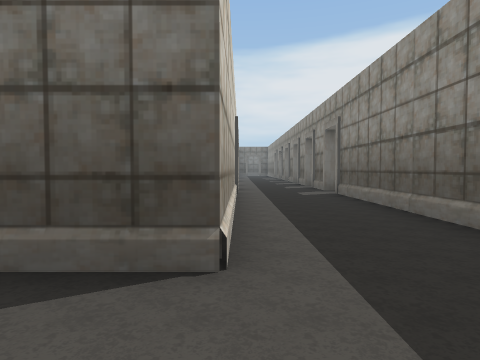
view 1 (above)

24 first-person views from a walk through a Unity game level. The camera is 1.3 m above the floor, tilts 2° down and sees 75° across. The floor is counted in squares, 2 m on a side. Each view is taken from the middle of a square. On the plan, view 1 faces up. The plan holds only what a view shows up to about 10 squares ahead; the rest is blank. The place goes on beyond the plan. The player is left out.

view 2
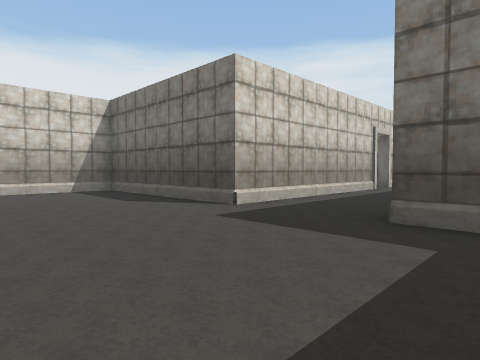

view 3
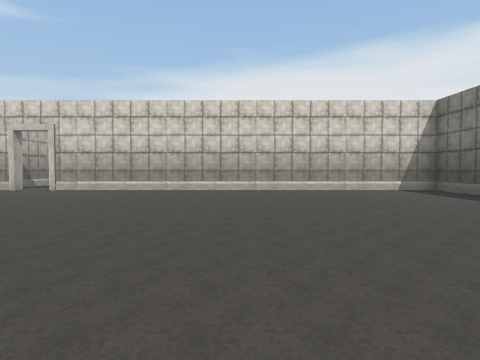

view 4
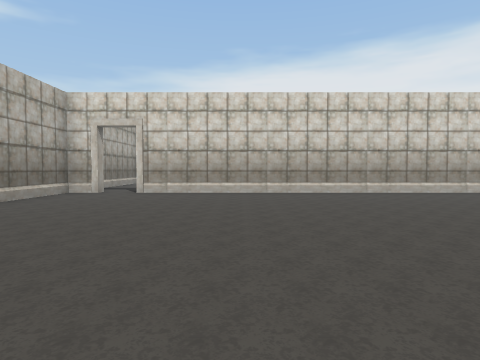

view 5
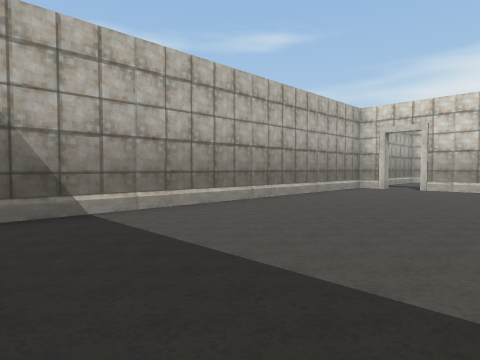

view 6
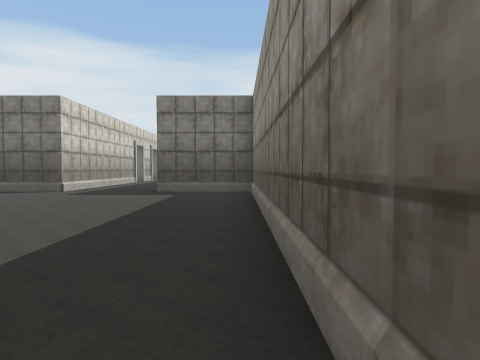

view 7
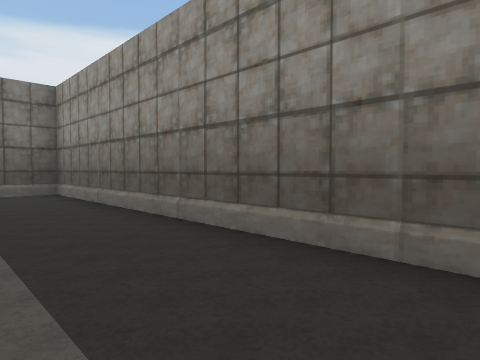

view 8
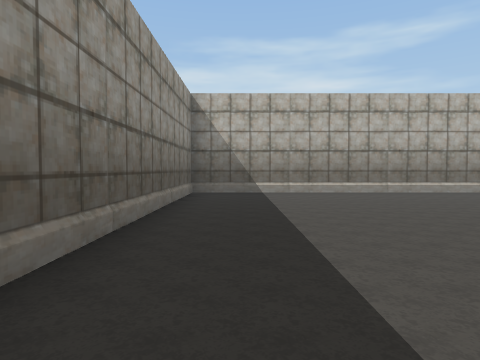

view 9
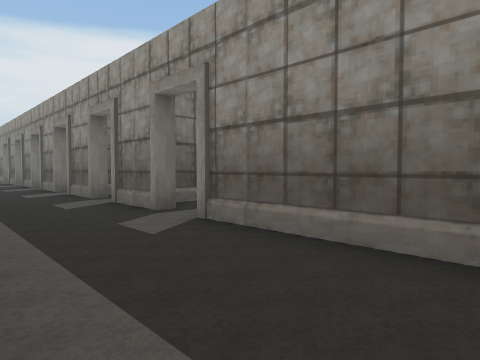

view 10
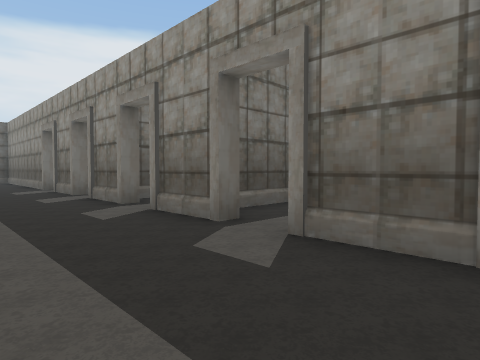

view 11
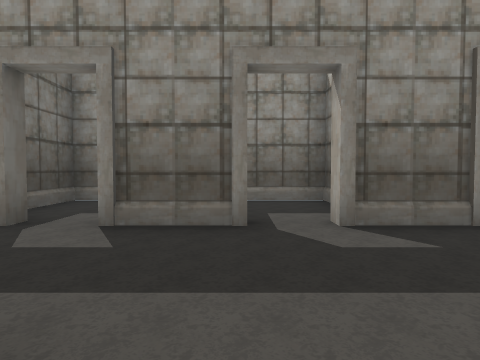

view 12
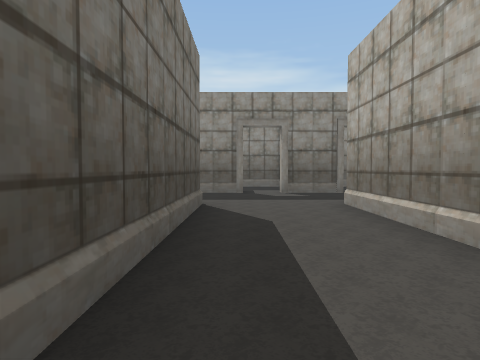

view 13
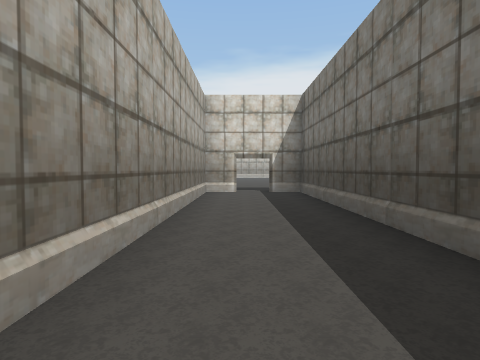

view 14
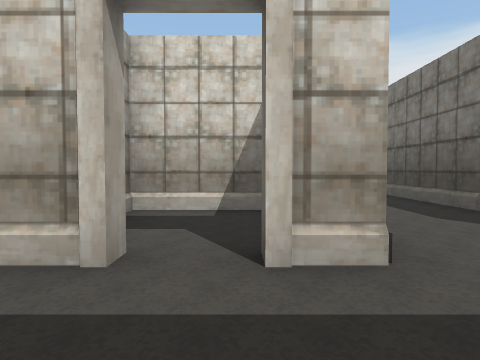

view 15
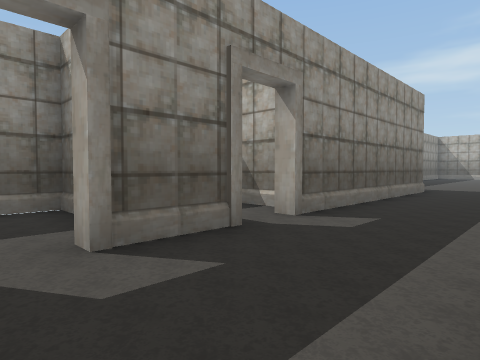

view 16
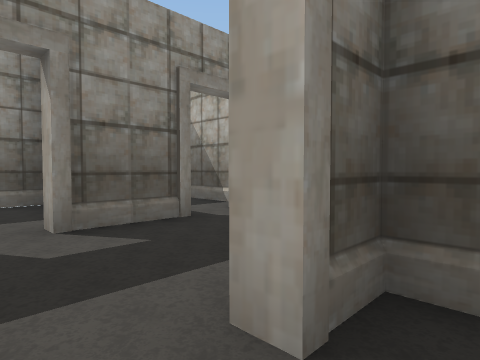

view 17
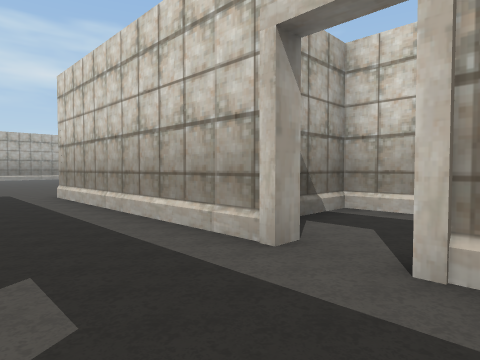

view 18
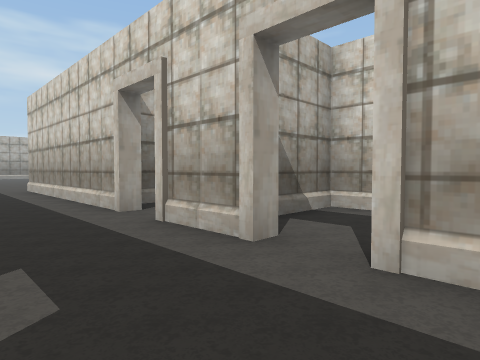

view 19
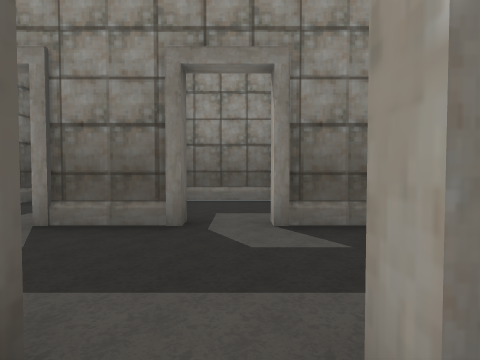

view 20
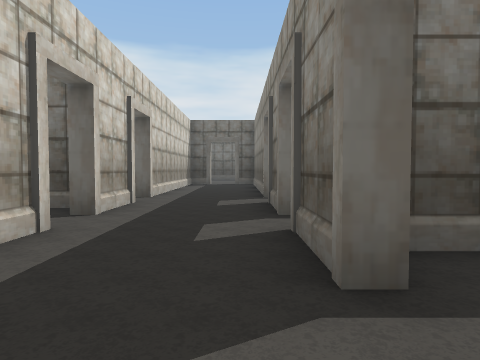

view 21
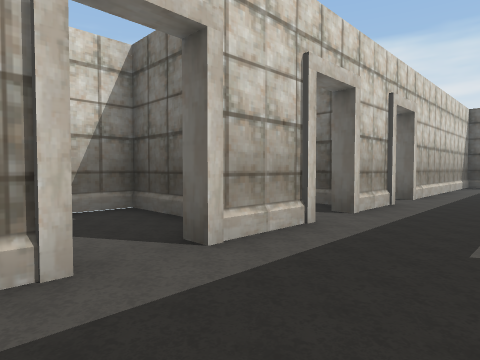

view 22
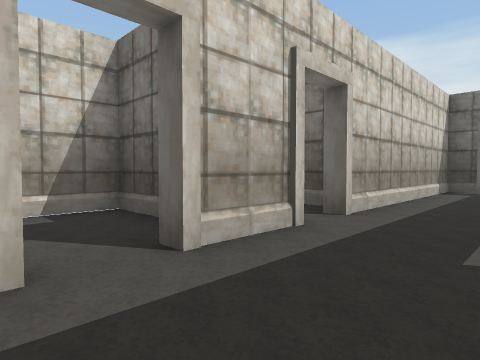

view 23
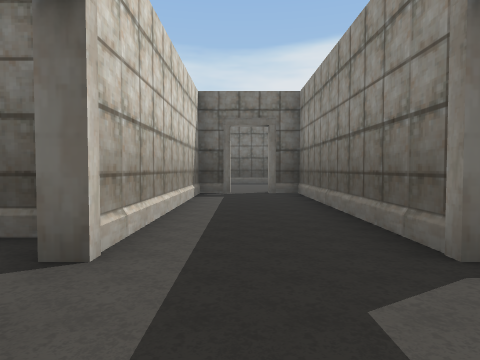

view 24
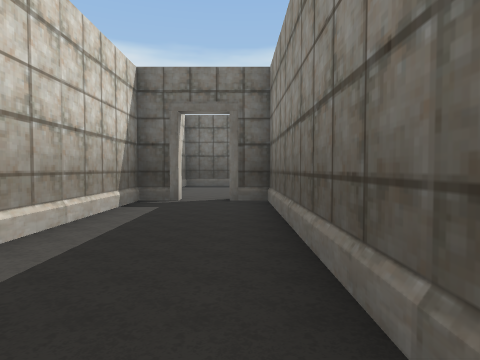

### Floor plan
Ten units are one square. View 1 is at (0, 0); x grows to the right and y downward. Boxes are objects, and circles mark ways between rooms. Rooms are numbered by the first view taken in them; rooms with no view inside come last. Other rooms are left out.
<svg viewBox="-115 -305 176 427">
<path fill="none" stroke="#000" d="M-56 109 -56 117 54 117 54 -20 26 -20 26 -84 30 -84M-1 -84 -1 -20 -56 -20 -56 99M30 -94 26 -94 26 -111M-1 -111 -1 -94M-1 -130 -1 -121M-30 -124 -30 -103 -4 -103 -4 -111 -1 -111M-1 -157 -109 -157 -109 -149M-5 -166 0 -166M-1 -177 -5 -177M30 -149 26 -149 26 -166M30 -177 26 -177M30 -122 26 -122 26 -139 30 -139M26 -111 30 -111M-109 -139 -109 -130 -1 -130M-16 -185 -30 -185 -30 -175M-1 -194 -1 -177M30 -204 26 -204 26 -221M-8 -212 -30 -212 -30 -199M-1 -221 -1 -204 -5 -204M26 -177 26 -194M54 -212 49 -212M26 -231 26 -295 18 -295 18 -299M8 -295 -1 -295 -1 -232M-5 -84 -1 -84M-30 -86 -30 -75 -9 -75M51 -157 36 -157M50 -132 56 -132 56 -149M56 -162 56 -185 32 -185M49 -105 56 -105 56 -114"/>
<circle cx="15" cy="-105" r="3" fill="#2a7"/>
<circle cx="0" cy="-90" r="3" fill="#2a7"/>
<circle cx="0" cy="-120" r="3" fill="#2a7"/>
<circle cx="-10" cy="-170" r="3" fill="#2a7"/>
<circle cx="15" cy="-185" r="3" fill="#2a7"/>
<circle cx="30" cy="-140" r="3" fill="#2a7"/>
<circle cx="30" cy="-170" r="3" fill="#2a7"/>
<circle cx="30" cy="-120" r="3" fill="#2a7"/>
<circle cx="15" cy="-215" r="3" fill="#2a7"/>
<text x="0" y="30">1</text>
<text x="-10" y="-120">2</text>
<text x="-20" y="-150">3</text>
<text x="-20" y="-180">4</text>
<text x="10" y="-200">5</text>
<text x="10" y="-260">6</text>
<text x="-10" y="-90">7</text>
<text x="40" y="-150">8</text>
<text x="40" y="-180">9</text>
<text x="40" y="-120">10</text>
</svg>
Room 1 opens to room 3. Room 1 opens to room 7. Room 2 opens to room 3. Room 3 opens to room 4. Room 3 opens to room 5. Room 3 opens to room 8. Room 3 opens to room 9. Room 3 opens to room 10. Room 5 opens to room 6.

Where each view was taken, in squares from view 1:
view 1: 0 up, 0 right, facing up
view 2: 2 down, 4 right, facing up-left
view 3: 4 down, 4 right, facing left
view 4: 7 down, 3 right, facing left
view 5: 7 down, 5 right, facing down-left
view 6: 7 down, 5 right, facing up
view 7: 7 down, 3 right, facing up-right
view 8: 3 down, 4 right, facing down
view 9: 5 up, 0 right, facing up-right
view 10: 12 up, 0 right, facing up-right
view 11: 15 up, 1 left, facing right
view 12: 15 up, 6 left, facing right
view 13: 14 up, 2 left, facing left
view 14: 12 up, 2 right, facing left
view 15: 12 up, 0 right, facing down-right
view 16: 12 up, 1 left, facing down-right
view 17: 10 up, 2 right, facing down-left
view 18: 13 up, 2 right, facing down-left
view 19: 17 up, 1 left, facing right
view 20: 16 up, 2 right, facing up
view 21: 16 up, 2 right, facing up-left
view 22: 19 up, 2 right, facing up-left
view 23: 21 up, 1 right, facing up
view 24: 23 up, 2 right, facing up
